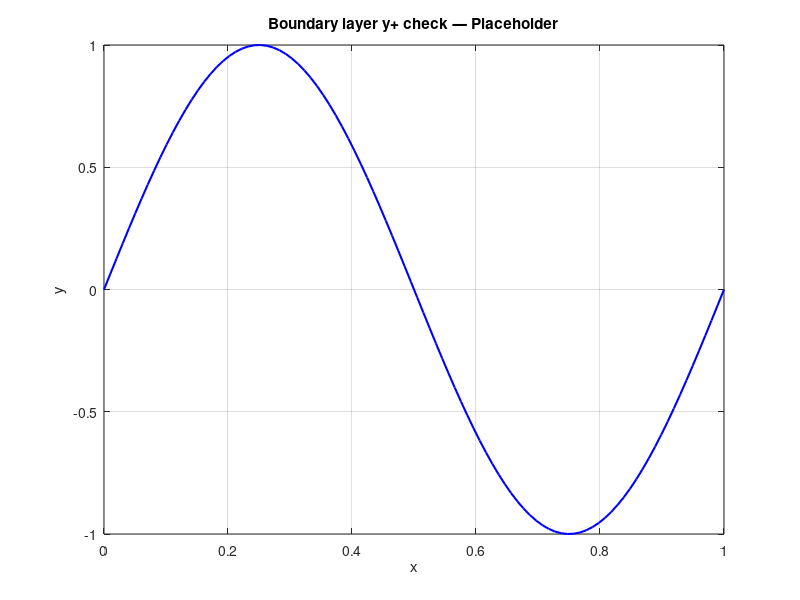

The MATLAB script that drew this image:
% boundary_layer_check.m
% Boundary layer y+ check
% Author: Eesha Tolety | CU Boulder / Amity University
%
% PLACEHOLDER SCRIPT
% ==================
% This file is a placeholder. Replace the example code below
% with your actual analysis scripts for this project.
%
% TODO: Add your code here

clc; clear; close all;

%% --- PARAMETERS (update these) ---
% Add your problem-specific parameters here

%% --- LOAD DATA ---
% TODO: Load your simulation/experimental data
% Example: data = readmatrix('data/results.csv');

%% --- ANALYSIS ---
% TODO: Add your analysis code here

%% --- VISUALIZATION ---
% TODO: Add your plots here
figure('Color','white');
x = linspace(0, 1, 100);
y = sin(2*pi*x);
plot(x, y, 'b-', 'LineWidth', 1.5);
xlabel('x'); ylabel('y');
title('Boundary layer y+ check — Placeholder');
grid on;

fprintf('Placeholder script for: Boundary layer y+ check\n');
fprintf('Replace with actual code.\n');
